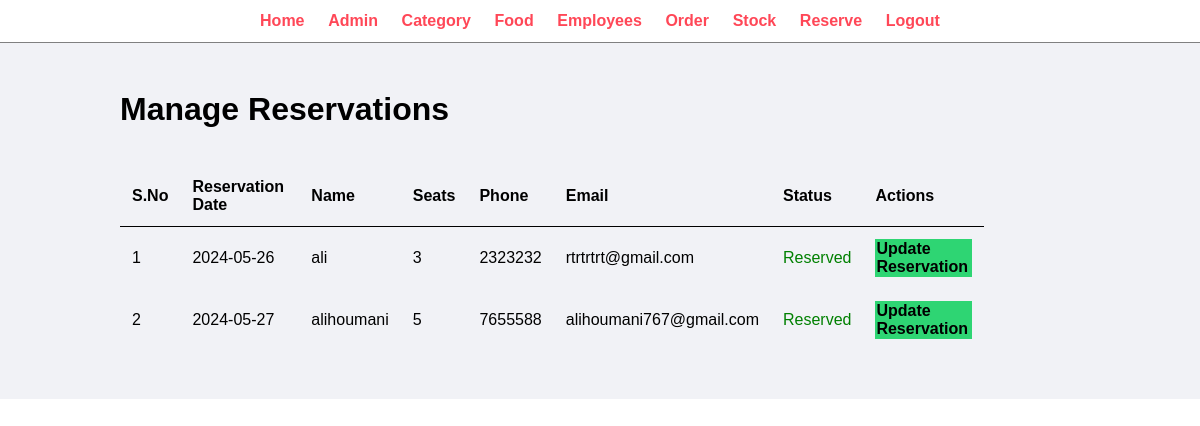
The app's page /admin/manage-reservation.php (signed in) with its own data.
### tables this page shows
CREATE TABLE `dinein` (
  `id` int(11) NOT NULL,
  `user_id` int(10) DEFAULT NULL,
  `seats` int(11) NOT NULL,
  `reservation_date` date NOT NULL,
  `Name` varchar(255) NOT NULL,
  `Phone` int(11) NOT NULL,
  `Email` varchar(255) NOT NULL,
  `status` varchar(50) NOT NULL
);

### admin/manage-reservation.php (the view)
<?php include('partials/menu.php'); ?>
<div class="main-content">
    <div class="wrapper">
        <h1>Manage Reservations</h1>
        <br>
        <table class="tbl-full">
            <thead>
                <tr>
                    <th>S.No</th>
                    <th>Reservation Date</th>
                    <th>Name</th>
                    <th>Seats</th>
                    <th>Phone</th>
                    <th>Email</th>
                    <th>Status</th>
                    <th>Actions</th>
                </tr>
            </thead>
            <tbody>
                <?php
                $sql = "SELECT * FROM dineIn";
                $res = mysqli_query($conn, $sql);
                $count = mysqli_num_rows($res);
                $sn = 1;
                if ($count > 0) {
                    while ($row = mysqli_fetch_assoc($res)) {
                        $id = $row['id'];
                        $reservation_date = $row['reservation_date'];
                        $name = $row['Name'];
                        $seats = $row['seats'];
                        $phone = $row['Phone'];
                        $email = $row['Email'];
                        $status = $row['status'];
                        ?>
                        <tr>
                            <td><?php echo $sn++; ?></td>
                            <td><?php echo $reservation_date; ?></td>
                            <td><?php echo $name; ?></td>
                            <td><?php echo $seats; ?></td>
                            <td><?php echo $phone; ?></td>
                            <td><?php echo $email; ?></td>
<td>
                            <?php
                                if($status=="reserved")
                                {
                                    echo"<label>$status</label>";
                                }
                                elseif($status=="Cancelled")
                                {
                                    echo"<Label style='color:red;'>$status</label>";
                                }
                                elseif($status=="Reserved")
                                {
                                    echo"<Label style='color:green;'>$status</label>";
                                }
                                ?>
                            <td>
                            <a href="<?php echo SITEURL;?>admin/update-reservation.php?id=<?php echo $id; ?>" class="btn-secondary">Update Reservation</a>
                            </td>
                        </tr>
                        <?php
                    }
                } else {
                    echo "<tr><td colspan='8' class='error'>No reservations found</td></tr>";
                }
                ?>
            </tbody>
        </table>
    </div>
</div>

### css/admin.css (style rules this page uses)
* { margin: 0; padding: 0; font-family: Arial, Helvetica, sans-serif; }
.wrapper { padding: 1%; width: 80%; margin: 0 auto; }
.tbl-full { width: 90%; border-collapse: collapse; margin-top: 20px; }
.tbl-full th, .tbl-full td { padding: 12px; text-align: left; }
table tr th { border-bottom: 1px solid black; padding: 1%; text-align: left; }
table tr td { padding: 1%; }
.btn-secondary { background-color:#2ed573; padding: 1%; color:black; text-decoration: none; font-weight: bold; display: inline-block; }
.main-content { background-color:#f1f2f6; padding: 3% 0; }

### records on screen
dinein: reservation_date "2024-05-26", Name "ali", seats "3", Phone "2323232", Email "rtrtrtrt@gmail.com", status "Reserved"
dinein: reservation_date "2024-05-27", Name "alihoumani", seats "5", Phone "7655588", Email "alihoumani767@gmail.com", status "Reserved"
